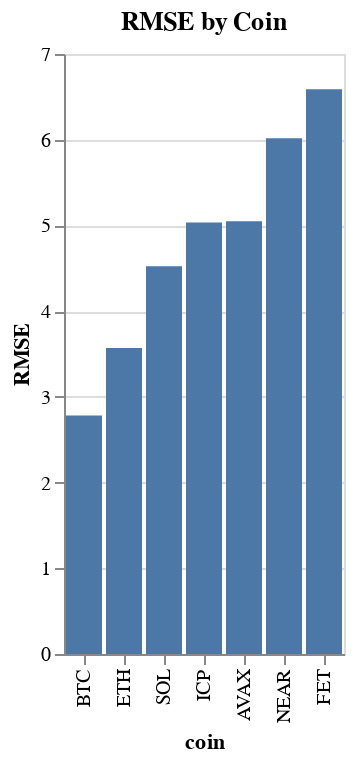

Notebook code for this chart:
### Code cell
import altair as alt

# Sort the DataFrame by RMSE in ascending order
everything_sorted = everything.sort_values('RMSE')

# Create the bar plot
alt.Chart(everything_sorted).mark_bar().encode(
    x=alt.X('coin', sort= 'y'),  # Sort x-axis (coins) by y-axis (RMSE)
    y='RMSE'
).properties(
    title='RMSE by Coin'  # Add a title to the chart
)

### Figure 1 — Vega-Lite specification as saved in the notebook (floating-point values rounded to 4 significant figures)
{"config": {"view": {"continuousWidth": 300, "continuousHeight": 300}}, "data": {"name": "data-4721333f62a7e32c8afc8a3fd2680848"}, "mark": {"type": "bar"}, "encoding": {"x": {"field": "coin", "sort": "y", "type": "nominal"}, "y": {"field": "RMSE", "type": "quantitative"}}, "title": "RMSE by Coin", "$schema": "https://vega.github.io/schema/vega-lite/v5.20.1.json", "datasets": {"data-4721333f62a7e32c8afc8a3fd2680848": [{"coin": "BTC", "correlation": -0.6776, "RMSE": 2.782}, {"coin": "ETH", "correlation": -0.5899, "RMSE": 3.57}, {"coin": "SOL", "correlation": -0.5331, "RMSE": 4.523}, {"coin": "ICP", "correlation": -0.475, "RMSE": 5.034}, {"coin": "AVAX", "correlation": -0.5184, "RMSE": 5.049}, {"coin": "NEAR", "correlation": -0.5008, "RMSE": 6.017}, {"coin": "FET", "correlation": -0.4214, "RMSE": 6.589}]}}
